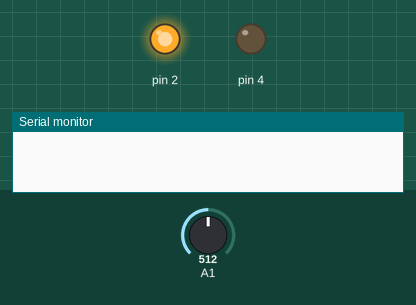
Simulated run of this sketch. Board: Arduino Uno, built with avr-gcc and run on an emulated ATmega328P. Parts: output pins drawn as LEDs (lit = HIGH), the last lines printed to the serial monitor. The inputs (shaded band) are chosen by the test bench; at power-on: A1 = 512.

Above: at 1.2 s.
1.3 s: A1 set to 187
2.8 s: A1 set to 165
At 3.6 s:
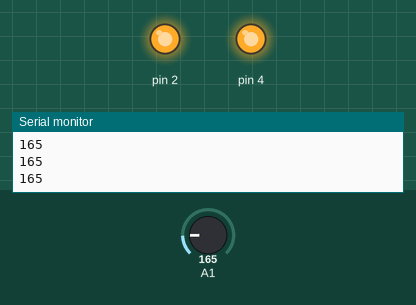
4.3 s: A1 set to 185
At 5.5 s:
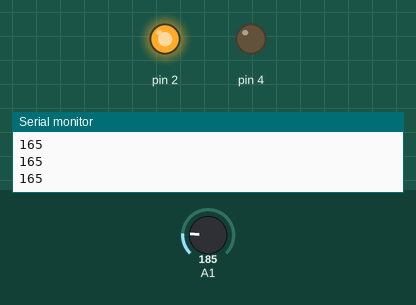
5.8 s: A1 set to 122
At 7.0 s:
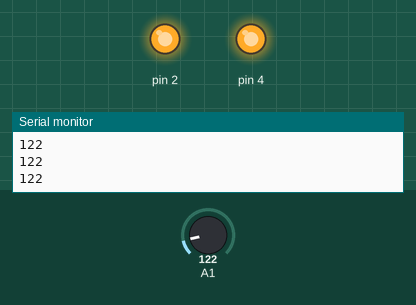
Timing chart, 0 to 8.3 s (numbered marks = the images above; inputs shaded):
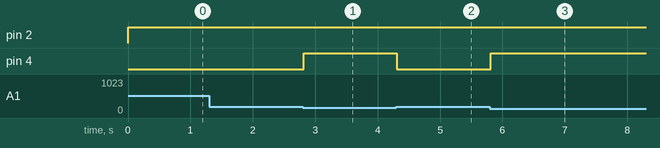

Measured:
- the behaviour switches between 175 and 174 on A1 (found by bisection; images 0 and 1)
- after the input at 1.3 s, every drawn part: stays the same
- after the input at 2.8 s, pin 4: LOW → HIGH at once
- after the input at 4.3 s, pin 4: HIGH → LOW at once
- after the input at 5.8 s, pin 4: LOW → HIGH at once

The sketch:

IR_rx_tx.ino
```cpp
int irRX;
void setup() {
  pinMode(2, OUTPUT);
  pinMode(4, OUTPUT);
  pinMode(A1, INPUT_PULLUP);
  Serial.begin(9600);
}

void loop() {
  digitalWrite(2, HIGH);
  irRX = analogRead(A1);
  if (irRX < 175) {
    digitalWrite(4, HIGH);
    Serial.println(irRX);
    }
  else {
    digitalWrite(4, LOW);
    }
  delay(25);
}
```
